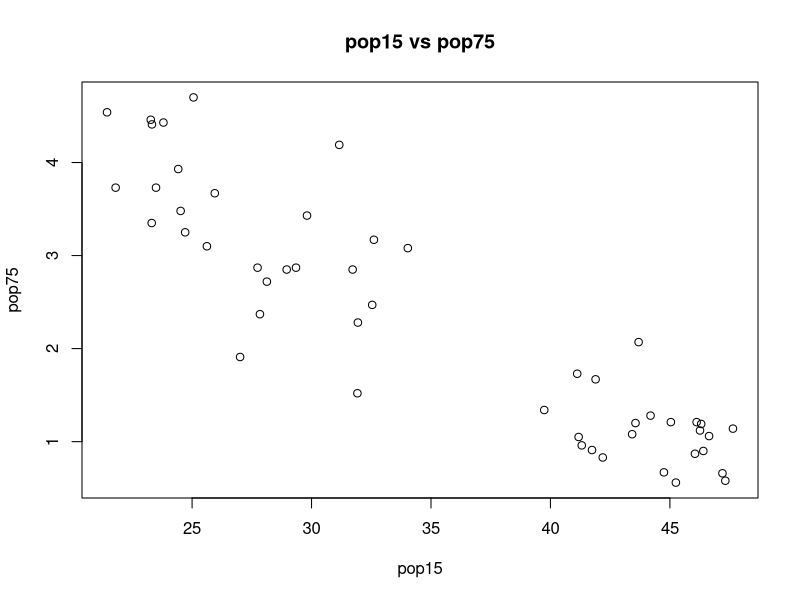

Generate this figure with R:
# Do not remove any of the comments. These are marked by #

# HW 1 - Due Monday Sep 17, 2018 in moodle at 1pmCT and hardcopy in class.

# (1). Please upload R code and report to Moodle 
#      with filename: HW1_IS457_YourClassID.
# (2). Turn in a hard copy of your report in class 
#      without your name but only your class ID, 
#      violators will be subject to a points deduction.

## Important: Make sure there is no identifying information on your printout, including name, username etc. 
## Only include your class ID on there. 

# Part 1. LifeCycleSavings Data

# In this part, we will work with a built-in dataset -- LifeCycleSavings.
# (1) R has a built-in help funtion, write your call to the help function below, as well as something
# that you learned about this dataset from the help function. (1 pt)

# Your code/answer here
help("LifeCycleSavings")
## I never knew about the life-cycle savings hypothesis, and that it is explained by disposable income and
## change in disposable income across demographic groups of age 0-15 and 75+. 

# (2) Describe this dataset (structure, variables, value types, size, etc.) (2 pts)

# Your code/answer here
help("LifeCycleSavings")
## This dataset consists of 5 vectors of length 50. These represent the 50 observations of the 5 variables. 
## All variables are of the numeric type. 

# (3) What is "aggregate personal savings" in this dataset? Calculate the average aggregate 
# personal savings of these 50 countries. (1 pt)

# Your code/answer here
## Aggregate personal savings are the variable "sr" in this dataset. 
mean(LifeCycleSavings$sr)

# (4) What is "dpi" in this dataset? Find the highest and lowest dpi. (2 pts)

# Your code/answer here
##"dpi" is the amount of real per-capita disposable income averaged over the decade 1960-1970. 
min(LifeCycleSavings$dpi)

max(LifeCycleSavings$dpi)


# (5) How many countries have a dpi above median? (2 pts)
# hint: you might need to find a function to count rows.

# Your code/answer here
median(LifeCycleSavings$dpi)

length(which(LifeCycleSavings$dpi>695.665))


# (6) What is the highest aggregate personal savings of the countries 
# whose pop15s are more than 10 times their pop75s? (2 pts)

# Your code/answer here
max(LifeCycleSavings$sr[LifeCycleSavings$pop15 > 10*LifeCycleSavings$pop75])

# (7) For the countries with dpi above the 75th percentile, what is their average aggregate personal savings? 
# For the countries with dpi above the 75th percentale, what is their median aggregate personal savings?
# Why are these two statistics different?

# Your code/answer here
mean(LifeCycleSavings$sr[LifeCycleSavings$dpi > quantile(LifeCycleSavings$dpi, .75)])

median(LifeCycleSavings$sr[LifeCycleSavings$dpi > quantile(LifeCycleSavings$dpi, .75)])


#These statistics are different because the average is calculated by taking the sum of the observations and 
#dividing them by the total number of ovservations, and the median is the value that lies in the middle of 
#the data set. 

# (8) Let's look at countries with dpi below the 25th percentile. What is their average and their median
# aggregate personal savings? 
# Why are these two statistics different? Is the pattern of difference different than what you saw in 
# Q7? Why or Why not?

# Your code/answer here
mean(LifeCycleSavings$sr[LifeCycleSavings$dpi < quantile(LifeCycleSavings$dpi, .25)])

median(LifeCycleSavings$sr[LifeCycleSavings$dpi < quantile(LifeCycleSavings$dpi, .25)])


#These statistics are different because the average is calculated by taking the sum of the observations and 
#dividing them by the total number of ovservations, and the median is the value that lies in the middle of 
#the data set. 
#The pattern of difference is different than Q7 in that the median is signficantly lower than the average.
#One possible explanation of this is that there are more observations of aggregate personal savings with
#lower values, but the observations with higher values are significantly higher observations. 

# (9). (3 pts)
# Try running each expression in R.
# Record the error message in a comment
# Explain what it means. 
# Be sure to directly relate the wording of the error message with 
# the problem you find in the expression.

#LifeCycleSavings[LifeCycleSavings$pop15 > 10]
### Error message here
#Error in `[.data.frame`(LifeCycleSavings, LifeCycleSavings$pop15 > 10) : 
#undefined columns selected
### Explanation here
#The brackets are trying to subset LifeCycleSavings and then looking for the data where it does not exist 
#after it was subset. If you remove the brackerst and the first "LifeCycleSavings", you can find out
#which rows have the variable pop15>10.

#mean(pop15,pop75)
### Error message here
#Error in mean(pop15, pop75) : object 'pop15' not found
### Explanation here
#This error code comes from there being no information on where to find the variables. This can be included
#by either using $ before each variable or including 'data ='.

#mean(LifeCycleSavings$pop15, LifeCycleSavings$pop75)
### Error message here
#Error in mean.default(LifeCycleSavings$pop15, LifeCycleSavings$pop75) : 
#'trim' must be numeric of length one
### Explanation here
#This error comes from trying to run two experessions in a function that can only return a "numeric of 
#length one" or one response. You can either find the mean of pop15 or pop75, but not both at once. 

# Part 2. Plot analysis

# Run the following code to make a plot.
# (don't worry right now about what this code is doing)
plot(LifeCycleSavings$pop15, LifeCycleSavings$pop75, xlab = 'pop15', ylab = 'pop75', main = 'pop15 vs pop75')

# (1) Use the Zoom button in the Plots window to enlarge the plot. 
# Resize the plot so that it is long and short, making it easier to read.
# Include an image of this plot in the homework you turn in. (1 pt)

# Your answer here


# (2) Make an interesting observation about the relationship between
#     pop15 and pop75 based on your plot. 
# (something that you couldn't see with the calculations so far.) (1 pt)

# Your answer here
#There seems to be a relationship between the percentage of the Population under the age of 15 and the amount
#of the population over the age of 75. The higher the percentage of people under the age of 15, the lower
#percentage of people over 75. 

# (3) Based on our analysis so far, what interesting question about the LifeCycleSavings data
# would you like to answer, but don't yet know how to do it? (1 pt)

# Your answer here
#I would like to see if there is a relationship between the amount of population over the age of 75
#and the amount of personal savings. Does more people over the age of 75 mean there are higher amounts
#of personal savings?

# Part 3. Random number generators
# For the remainder of this assignment we will work with 
# one of the random number generators in R.

# (1) Use you UIN number to set the seed in the set.seed() function. (1 pt)

# Your code here
set.seed(660694484)

# (2) Generate a vector called "normsample" containing 1000 random samples from a 
# normal distribution with mean 2 and standard deviation 1. (1 pt)

# Your code here
normsample <- rnorm(1000, mean=2, sd=1)

# (3) Calculate the mean and standard deviation of the normsample. (2 pts)

# Your code here
mean(normsample)
#2.016063
sd(normsample)
#1.002991

# (4) Use logical operations (>,<,==,....) to calculate
# the fraction of the values in "normsample" that are more than 3. (1 pt)

# Your code here
length(which(normsample>3))
168/1000

# (8). Find the area under the normal(2, 1) curve to the right of 3.  
# This should be the probability of getting a random value more than 3. 
# (Hint: Look up the help for rnorm. You will see a few other functions listed.  
#  Use one of them to figure out about what answer you should expect.)
# What value do you expect? 
# I would expect about 16.8%. 
# What value did you get?
# R returned the value 15.9%
# Why might they be different? (3 pts)
#The values may be different based on a few things. They may be that the random values will differ based
#on a vector of different lengths. In this case, this results in a lower probability of giving a value 
#more than three. Probabiliy does not neccesarily predict observed results. 

# Your code here
help(rnorm)
pnorm(3, mean=2, sd=1, lower.tail = FALSE)
